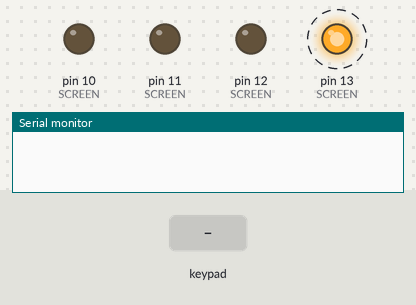
Simulated run of this sketch. Board: Arduino Uno, built with avr-gcc and run on an emulated ATmega328P. On the bench: output pins drawn as LEDs (lit = HIGH), the last lines printed to the serial monitor. Dashed ring = blinking. The test bench sets the inputs (shaded band).

Above: at 1.25 s.
1.3 s: key '1' pressed
4.3 s: keypad keys 9 8 7 6 # pressed 0.4 s apart
8.3 s: key 'A' pressed
11.3 s: keypad keys 5 4 3 2 # pressed 0.4 s apart
At 14.4 s:
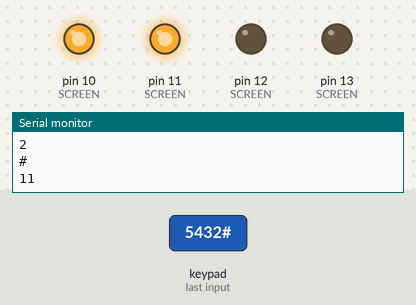
15.3 s: keypad keys 9 8 7 6 # pressed 0.4 s apart
At 18.3 s:
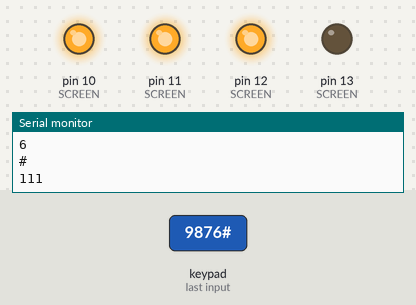
18.8 s: key 'B' pressed
Timing chart, 0 to 21.3 s (numbered marks = the images above; inputs shaded):
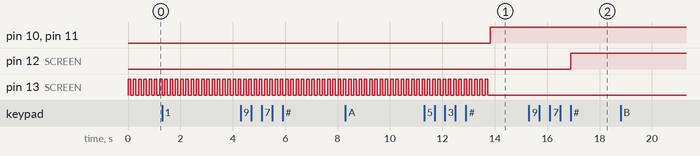

Measured:
- after the input at 11.3 s, pin 10 (SCREEN), pin 11 (SCREEN): LOW → HIGH after 2.5 s; pin 13 (SCREEN): goes on until 13.7 s, then stays LOW
- after the input at 15.3 s, pin 12 (SCREEN): LOW → HIGH after 1.6 s
- by itself, pin 13 (SCREEN): alternates HIGH for 0.10 s and LOW for 0.10 s

The sketch:

calc.ino
```cpp
#include <Keypad.h>
#include <math.h>

const int bit_1 = 13;
const int bit_2 = 12;
const int bit_3 = 11;
const int bit_4 = 10;

const int SCREEN_SiZE = 4;
int SCREEN[] = { bit_1, bit_2, bit_3, bit_4 };

int ERROR[] = { HIGH, HIGH, HIGH, HIGH };
int INIT[] = { HIGH, LOW, LOW, LOW };
int OFF[] = { LOW, LOW, LOW, LOW };

int firstOperand = -1;
int secondOperand = -1;
int res = 0;
bool calc = false;
char operation = '\0';

const int numBits = 4;
int binaryArray[numBits];

const byte ROWS = 4;
const byte COLS = 4;

char hexaKeys[ROWS][COLS] = {
  { '1', '2', '3', 'A' },
  { '4', '5', '6', 'B' },
  { '7', '8', '9', 'C' },
  { '*', '0', '#', 'D' }
};

byte rowPins[ROWS] = { 9, 8, 7, 6 };
byte colPins[COLS] = { 5, 4, 3, 2 };

Keypad customKeypad = Keypad(makeKeymap(hexaKeys), rowPins, colPins, ROWS, COLS);

void setup() {
  Serial.begin(9600);
  for (int i = 0; i < SCREEN_SiZE; i++) {
    pinMode(SCREEN[i], OUTPUT);
  }
}


void write_screen(int output[]) {
  for (int i = 0; i < SCREEN_SiZE; i++) {
    digitalWrite(SCREEN[i], output[i]);
  }
}

void intToBinaryArray(int n) {
  for (int i = numBits - 1; i >= 0; i--) {
    binaryArray[numBits - 1 - i] = (n >> i) & 1;
  }
}


void initialize() {
  if (res == 0) {
    write_screen(INIT);
    delay(100);
    write_screen(OFF);
    delay(100);
  } else if (res > 15) {
    write_screen(ERROR);
    delay(100);
    write_screen(OFF);
    delay(100);
  } else {
    intToBinaryArray(res);
    write_screen(binaryArray);
  }
}

void reset_calc() {
  res = 0;
  firstOperand = -1;
  secondOperand = -1;
}

void performCalculation() {
  switch (operation) {
    case 'A':
      res = firstOperand + secondOperand;
      break;
    case 'B':
      res = firstOperand - secondOperand;
      break;
    case 'C':
      res = firstOperand * secondOperand;
      break;
  }

  if (res >= 0 and res < 15) {
    Serial.println(res, BIN);
  }
}

void loop() {
  char pressedKey = customKeypad.getKey();

  if (pressedKey) {
    Serial.println(pressedKey);
    if (pressedKey >= '0' && pressedKey <= '9') {
      if (firstOperand == -1) {
        firstOperand = pressedKey - '0';
      } else {
        secondOperand = pressedKey - '0';
      }
    } else if (pressedKey == 'A' || pressedKey == 'B' || pressedKey == 'C') {
      operation = pressedKey;
    } else if (pressedKey == '*') {
      reset_calc();
    } else if (pressedKey == '#') {
      if (firstOperand != -1 && secondOperand != -1 && operation != '\0') {
        performCalculation();
      }
    }
  }

  initialize();
}
```
